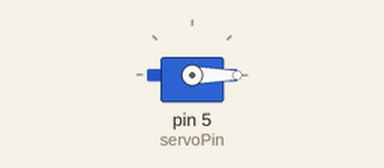
Recording of a sketch running on a simulated Arduino Uno, built with avr-gcc and run on an emulated ATmega328P. Parts: servo.

Above: at 0.05 s.
At 10.0 s:
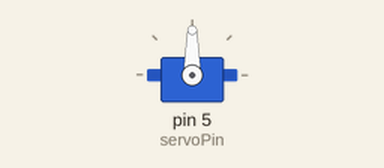
Timing chart, 0 to 13.0 s (numbered marks = the images above):
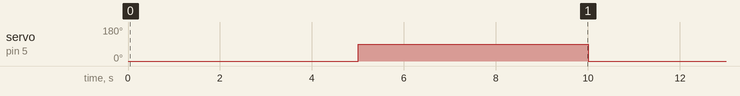

The sketch:

servo_test.ino
```cpp
// Include the Servo library
#include <Servo.h>
// Declare the Servo pin
#define servoPin 5
// Create a servo object
Servo Servo1;
void setup() {
   // We need to attach the servo to the used pin number
   Servo1.attach(servoPin);
}
void loop(){
   // Make servo go to 0 degrees
   Servo1.write(0);
   delay(5000);
   // Make servo go to 90 degrees
   Servo1.write(90);
   delay(5000);

}
```

Measured:
- by itself, servo on pin 5 (servoPin): alternates 90° for 5.0 s and 0° for 5.0 s
